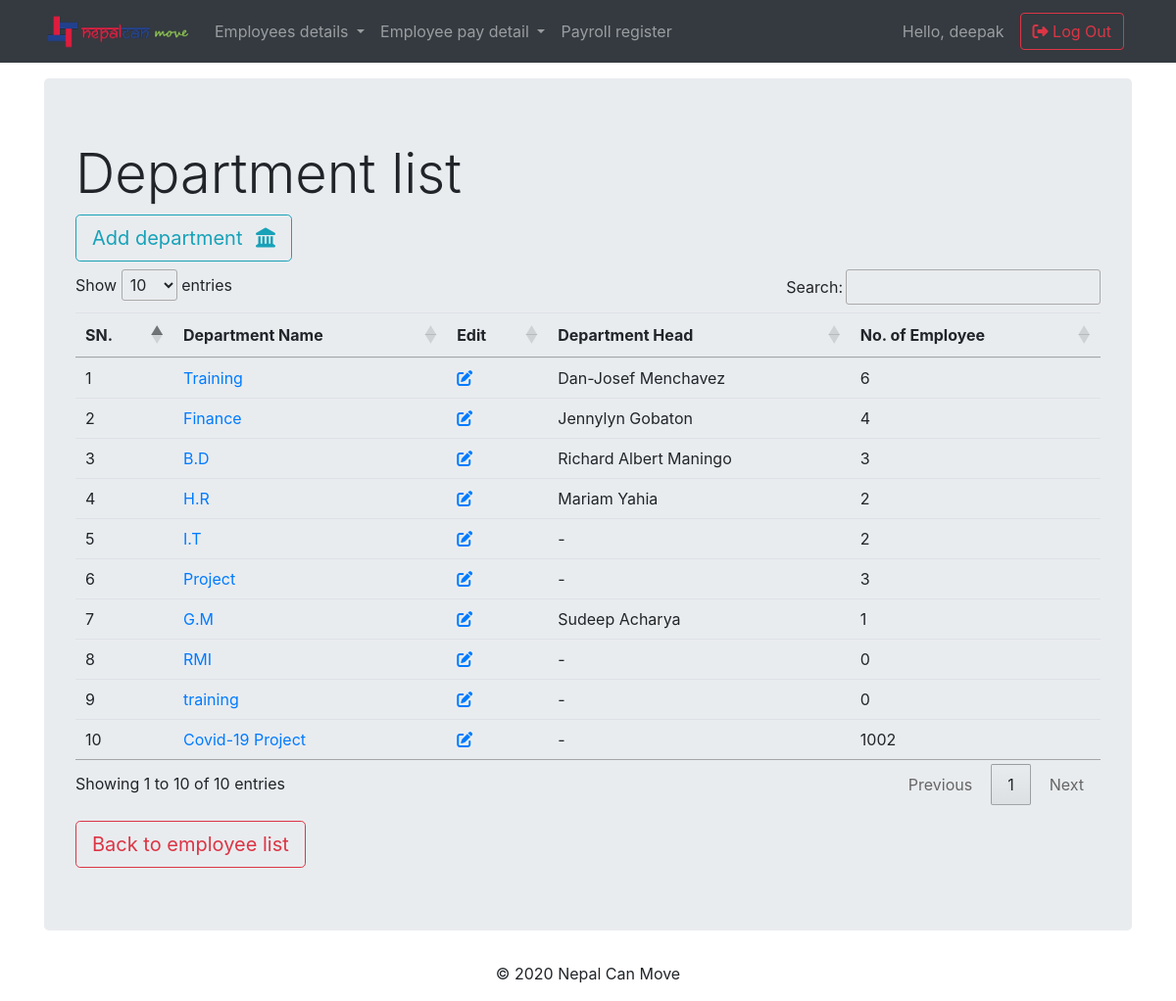
Screenshot of /payroll/department_list (signed in) with the database file from the repository.
### payroll/models.py (models this page shows, shortened)
class Department(models.Model):
    department = models.CharField(unique=True, max_length=40)

class Employee(models.Model):
    employee_id         = models.CharField(primary_key=True, max_length=60, unique=True)
    first_name          = models.CharField(max_length=60, blank=True,null=True)
    middle_name         = models.CharField(max_length=60, blank=True,null=True)
    last_name           = models.CharField(max_length=60, blank=True,null=True)
    GENDER_CHOICES      = (('Male', 'Male'),('Female', 'Female'),('Other', 'Other'),)
    gender              = models.CharField(max_length=10, choices=GENDER_CHOICES)
    DOB                 = models.DateField(null=True, blank=True)
    religion            = models.CharField(max_length=20, null=True, blank=True)
    citizenship         = models.CharField(max_length=20, null=True, blank=True)
    country_birth       = models.CharField(max_length=20, null=True, blank=True)
    email               = models.EmailField(max_length=70, blank=True,null=True)
    phone               = models.IntegerField(null=True, blank=True,default=0)
    uae_address         = models.CharField(max_length=90, null=True, blank=True)
    home_country_phone  = models.CharField(max_length=90, null=True, blank=True)
    home_country_address= models.CharField(max_length=90, null=True, blank=True)
    department          = models.ForeignKey(Department, related_name='dept_name', on_delete=models.CASCADE,null=True,blank=True)
    designation         = models.CharField(max_length=40, null=True, blank=True)
    department_head     = models.BooleanField(default=False)
    joining_date        = models.DateField(null=True, blank=True)
    img                 = models.ImageField(upload_to='pics',null=True,blank=True, default='/static/images/default-user.jpg')
    employee_status_choice     = (('Active', 'Active'),('Inactive', 'Inactive'))
    employee_status            = models.CharField(max_length=10, default=['Active'], choices=employee_status_choice)
    def __str__ (self):
        return str(self.first_name)+' '+ str(self.last_name)

### payroll/views.py (the view)
# urls.py: path('department_list',views.DepartmentListView.as_view(),name='department_list'),
class DepartmentListView(ListView):
    template_name = 'payroll/department_list.html'
    context_object_name = 'department_list'
    model = models.Department
    def get_context_data(self, *args, **kwargs):
        context = super(DepartmentListView,self).get_context_data(*args,**kwargs)
        dep_list = context['department_list']
        empData = []
        for dep in dep_list:
            total_em = models.Employee.objects.filter(department=dep).count()
            department_head = None
            try:
                department_head = models.Employee.objects.get(department_head=True, department=dep)
            except models.Employee.DoesNotExist:
                department_head = "-"
            total_emp = total_em or 0
            empData.append([dep,total_emp,department_head])
        context['Data'] = empData
        return (context)

### payroll/templates/payroll/department_list.html (shortened to what this page needs)
{% extends "base.html" %}
{% block content %}
{% load humanize %}
<div class="jumbotron">
  <h2 class="display-4"> Department list</h2>
  <a class="btn btn-outline-info btn-lg mb-2" href="{% url 'payroll:department_create' %}" role="button">Add department <i class="fas fa-landmark ml-2"></i></a>
  <table class="table table-hover" id="table_id">
    <thead>
      <tr>
        <th scope="col">SN.</th>
        <th scope="col">Department Name</th>
        <th scope="col">Edit </th>
        <th scope="col">Department Head</th>
        <th scope="col">No. of Employee</th>
      </tr>
    </thead>
    <tbody>
      {% for department in Data %}
      <tr>
        <td scope="row">{{ forloop.counter }}</td>
        <td><a href="{% url 'payroll:empdeplist' pk=department.0.pk %}">{{department.0.department}} </a> </td>
        <td><a href="{% url 'payroll:department_update' pk=department.0.pk %}"><i class="fas fa-edit mr-2"> </i></a></td>
        <td> {{department.2}}</td>
        <td>{{department.1}}</td>
      {% endfor %}
    </tbody>
  </table>
  <a class="btn btn-outline-danger btn-lg mt-3" href="{% url 'payroll:employee_list' %}" role="button">Back to employee list</a>
</div>
{% endblock %}

### templates/base.html (shortened to what this page needs)
<!doctype html>
{% load static %}
<html lang="en">
<head>
  <link rel="stylesheet" href="https://stackpath.bootstrapcdn.com/bootstrap/4.4.1/css/bootstrap.min.css">
  <link rel="stylesheet" type="text/css" href="https://cdn.datatables.net/1.10.20/css/jquery.dataTables.css">
  <link rel="stylesheet" href="{% static 'css/stylesheet.css'%}">
</head>
<body>
  {% if user.is_superuser %}
  <nav class="navbar navbar-expand-lg navbar-dark bg-dark static-top">
    <div class="container">
      <a class="navbar-brand" href="#">
        <img src="{% static 'images/NCMLogo.png' %}" alt="ncm-logo" width='150px'>
      </a>
      <div class="collapse navbar-collapse" id="navbarResponsive">
        <ul class="navbar-nav mr-auto">
          <li class="nav-item dropdown">
            <a class="nav-link dropdown-toggle" href="{% url 'payroll:employee_list' %}" id="navbarDropdown" role="button" data-toggle="dropdown" aria-haspopup="true" aria-expanded="false">
              Employees details
            </a>
          </li>
          <li class="nav-item dropdown">
            <a class="nav-link dropdown-toggle" href="#" id="navbarDropdown" role="button" data-toggle="dropdown" aria-haspopup="true" aria-expanded="false">
              Employee pay detail
            </a>
          </li>
          <li class="nav-item">
            <a class="nav-link" href="{% url 'payroll:payroll_register' %}">Payroll register</a>
          </li>
        </ul>
        <span class="navbar-text mr-3">
          Hello, {{user.username }}
        </span>
        <form class="form-inline my-2 my-lg-0">
          <a href="{% url 'accounts:logout' %}" class="btn btn-outline-danger mr-2 "><i class="fas fa-sign-out-alt"></i> Log Out</a>
        </form>
      </div>
    </div>
  </nav>
  {% endif %}
  <div class="container mycontent">
    {% block content %}
    {% endblock %}
  </div>
  <footer class="page-footer">
    <div class="container">
      <p class="text-center">© 2020 Nepal Can Move </p>
    </div>
  </footer>
</body>
</html>

### rows the page displays
Department: department "Training", last_name "Dan-Josef Menchavez", department "6"
Department: department "Finance", last_name "Jennylyn Gobaton", department "4"
Department: department "B.D", last_name "Richard Albert Maningo", id "3"
Department: department "H.R", last_name "Mariam Yahia", department "2"
Department: department "I.T", department "-", department "2"
Department: department "Project", department "-", department "3"
Department: department "G.M", last_name "Sudeep Acharya", department "1"
Department: department "RMI", department "-", department "0"
Department: department "training", department "-", department "0"
Department: department "Covid-19 Project", department "-", department "1002"

### other values shown
{{ user.username }} "deepak"
